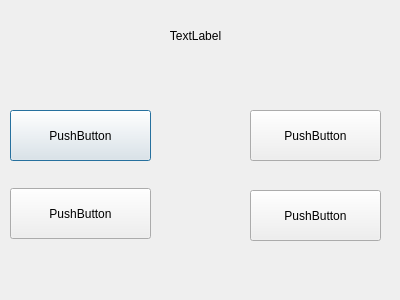
<?xml version="1.0" encoding="UTF-8"?>
<ui version="4.0">
 <class>MathQuest1</class>
 <widget class="QDialog" name="MathQuest1">
  <property name="geometry">
   <rect>
    <x>0</x>
    <y>0</y>
    <width>400</width>
    <height>300</height>
   </rect>
  </property>
  <property name="windowTitle">
   <string>Dialog</string>
  </property>
  <widget class="QLabel" name="QuestionLabel">
   <property name="geometry">
    <rect>
     <x>10</x>
     <y>10</y>
     <width>371</width>
     <height>51</height>
    </rect>
   </property>
   <property name="text">
    <string>TextLabel</string>
   </property>
   <property name="alignment">
    <set>Qt::AlignCenter</set>
   </property>
  </widget>
  <widget class="QPushButton" name="Answer1Button">
   <property name="geometry">
    <rect>
     <x>10</x>
     <y>110</y>
     <width>141</width>
     <height>51</height>
    </rect>
   </property>
   <property name="text">
    <string>PushButton</string>
   </property>
  </widget>
  <widget class="QPushButton" name="Answer2Button">
   <property name="geometry">
    <rect>
     <x>10</x>
     <y>188</y>
     <width>141</width>
     <height>51</height>
    </rect>
   </property>
   <property name="text">
    <string>PushButton</string>
   </property>
  </widget>
  <widget class="QPushButton" name="Answer3Button">
   <property name="geometry">
    <rect>
     <x>250</x>
     <y>110</y>
     <width>131</width>
     <height>51</height>
    </rect>
   </property>
   <property name="text">
    <string>PushButton</string>
   </property>
  </widget>
  <widget class="QPushButton" name="Answer4Button">
   <property name="geometry">
    <rect>
     <x>250</x>
     <y>190</y>
     <width>131</width>
     <height>51</height>
    </rect>
   </property>
   <property name="text">
    <string>PushButton</string>
   </property>
  </widget>
 </widget>
 <resources/>
 <connections/>
</ui>
